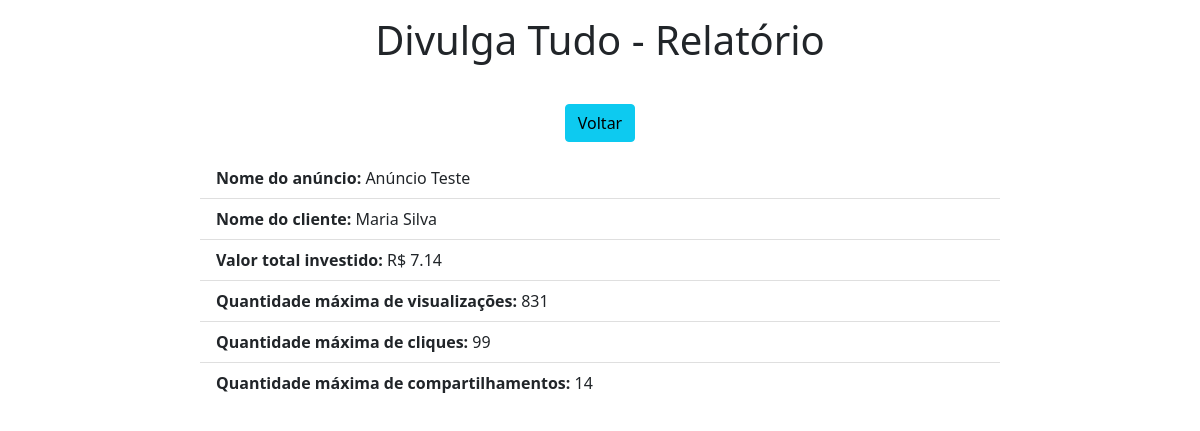
/view/1/, run on an earlier commit of the app's database.
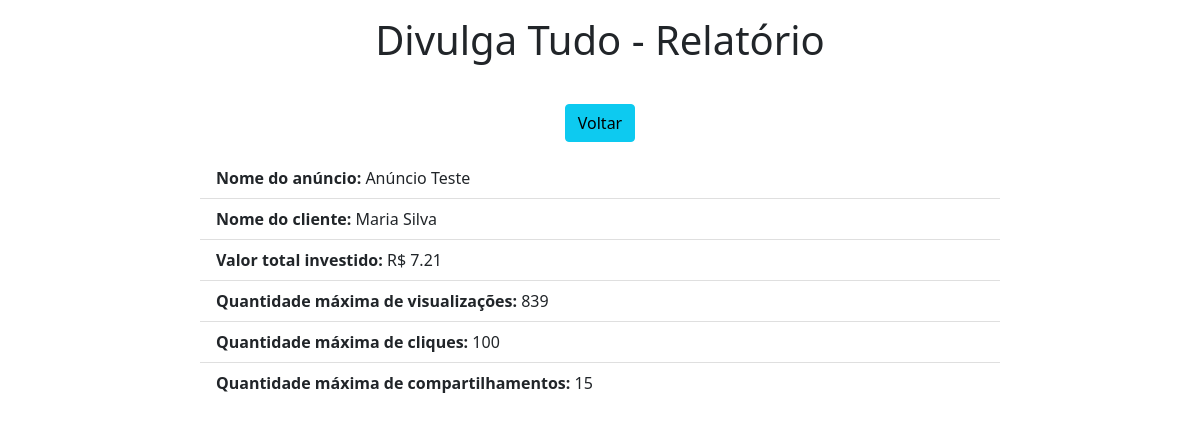
And on a later commit of the database.
### app/models.py (models this page shows)
class Anuncios(models.Model):
    nome_anuncio = models.CharField(blank=False, null=False, max_length=150);
    nome_cliente = models.CharField(blank=False, null=False, max_length=150);
    data_inicio = models.DateField(blank=False, null=False);
    data_fim = models.DateField(blank=False, null=False);
    investimento_dia = models.DecimalField(blank=False, null=False, max_digits=100, decimal_places=2);

### app/views.py (the view)
# urls.py: path('view/<int:pk>/', view, name="view"),
def view(request, pk):
    data = {};
    data["db"] = Anuncios.objects.get(pk=pk);
    data["db"].valor_investido = valorInvestido(data["db"].data_inicio, data["db"].data_fim, data["db"].investimento_dia);
    data["db"].qnt_max_view = int(calculoAproximadoDeVisualizacoes(float(data["db"].valor_investido)));
    data["db"].qnt_max_click = int(cliquesPorVisualizacoes(float(data["db"].qnt_max_view)));
    data["db"].qnt_max_share = int(compartilhamentosPorCliques(float(data["db"].qnt_max_click)));
    return render(request, "view.html", data);

### app/calculadora.py (called while the page is built)
def cliquesPorVisualizacoes(numeroDeVisualizações):
    return numeroDeVisualizações*MULTIPLICADOR_CLIQUES;

def compartilhamentosPorCliques(numeroDeCliques):
    return numeroDeCliques*MULTIPLICADOR_COMPARTILHAMENTOS;

def visualizacoesPorCompartilhamento(numeroDeCompartilhamentos):
    return numeroDeCompartilhamentos*VISUALIZACOES_POR_COMPARTILHAMENTO;

def visualizacoesAnuncioOriginalPorReal(valorInvestido):
    return valorInvestido*VISUALIZACOES_POR_REAL;

def calculoAproximadoDeVisualizacoes(valorInvestido):
    visualizacoesPorInvestimento = visualizacoesAnuncioOriginalPorReal(valorInvestido);
    valorAproximadoDeVisualizacoes = visualizacoesPorInvestimento;
    for i in range(MAX_COMPARTILHAMENTO_SEQUENCIA):
        quantidadeDeCliques = cliquesPorVisualizacoes(visualizacoesPorInvestimento);
        quantidadeDeCompartilhamentos = compartilhamentosPorCliques(quantidadeDeCliques);
        valorAproximadoDeVisualizacoes += visualizacoesPorCompartilhamento(quantidadeDeCompartilhamentos);
    return valorAproximadoDeVisualizacoes;

### app/templates/view.html (shortened to what this page needs)
<!DOCTYPE html>
<html lang="pt-br">
<head>
    <link href="https://cdn.jsdelivr.net/npm/bootstrap@5.0.2/dist/css/bootstrap.min.css" rel="stylesheet">
</head>
<body>
    <div class="col-8 m-auto pt-3 pb-2 text-center">
        <h1>Divulga Tudo - Relatório</h1>
    </div>
    <div class="col-8 m-auto pt-4 pb-2 text-center">
        <a href="/" class="btn btn-info">Voltar</a>
    </div>
    <div class="col-8 m-auto pt-2 pb-2 text-left">
      <ul class="list-group list-group-flush">
        <li class="list-group-item"><Strong>Nome do anúncio: </Strong>{{db.nome_anuncio}}</li>
        <li class="list-group-item"><Strong>Nome do cliente: </Strong>{{db.nome_cliente}}</li>
        <li class="list-group-item"><Strong>Valor total investido: </Strong>R$ {{db.valor_investido}}</li>
        <li class="list-group-item"><Strong>Quantidade máxima de visualizações: </Strong>{{db.qnt_max_view}}</li>
        <li class="list-group-item"><Strong>Quantidade máxima de cliques: </Strong>{{db.qnt_max_click}}</li>
        <li class="list-group-item"><Strong>Quantidade máxima de compartilhamentos: </Strong>{{db.qnt_max_share}}</li>
      </ul>
    </div>
</body>
</html>

What changed in the data, as far as the page shows it:
changed Anuncios "Anúncio Teste": valor_investido "7.14" → "7.21"; qnt_max_view "831" → "839"; qnt_max_click "99" → "100"; qnt_max_share "14" → "15"
